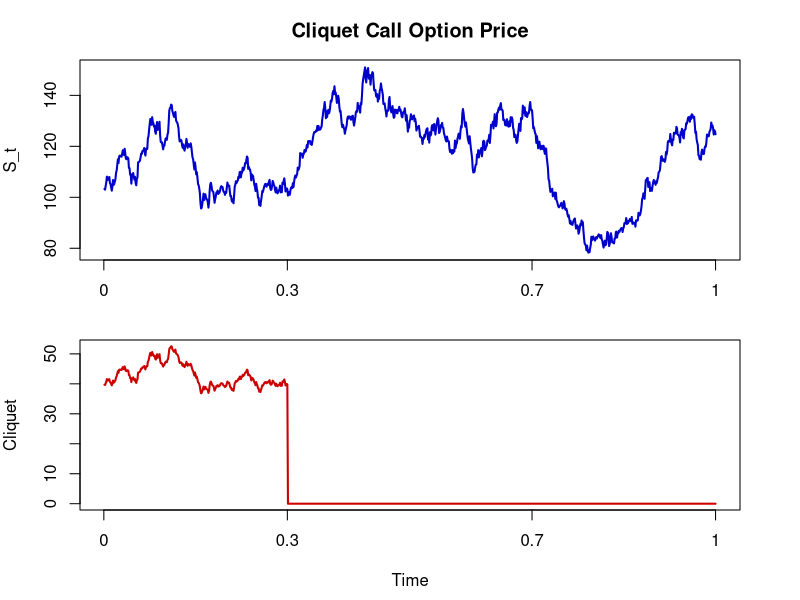

This chart was generated by the following R code:
#------------------------------------------------------------------------
# Book:         SFE4
# -----------------------------------------------------------------------
# Quantlet:     SFECliquetPrices
# -----------------------------------------------------------------------
# Description:  SFEcliquetprices calculates and plots BS price of a 
#               cliquet call option as a function of S, r, D, sigma and 
#               points of reset.
#               The cliquet option is priced as sum of aligned start 
#               forward options with strike price equal to the underlying
#               at the reset points.
#------------------------------------------------------------------------
# Usage:        -
#------------------------------------------------------------------------
# See also:     SFECliquetPayoff
#------------------------------------------------------------------------
# Keywords:     black-scholes, plot, option, exotic-option, option-price
#------------------------------------------------------------------------
# Inputs:       S0, r, D, sigma, reset
#------------------------------------------------------------------------
# Output:       A plot of the underlying and a plot of the price of a 
#               cliquet call option with one pay-off at the final 
#               maturity. 
# -----------------------------------------------------------------------
# Example:      plots are generated for the following parameter values:
#               S0 = 100, r = 0.3, D = 0.01, sigma = 0.5, 
#               reset = c(0.3, 0.7)
#------------------------------------------------------------------------
# Author:       Weongi Woo, Thorsten Disser, 2015/12/20
#------------------------------------------------------------------------
#########################################################################
# clear variables and close windows
rm(list = ls(all = TRUE))
graphics.off()

#Parameter Setting
S0 	  = 100               # stock price at t = 0
r 	  = 0.03              # risk free interest rate
D     = 0.01              # continuous dividend payment
b     = r - D             # cost of carry
sigma = 0.5               # volatiliy
reset = c(0.3, 0.7)       # reset points


#########################################################################
#Simulating Underlying Price
Tn 	= 1000
t 	= (1:Tn)/Tn
dt 	= t[2] - t[1]
Wt1 = rnorm(length(t), mean = 0, sd = 1)
Wt 	= cumsum(Wt1)  # cumulative sum
St 	= S0 * exp((r - 0.5 * sigma) * dt + sigma * sqrt(dt) * Wt)

#########################################################################
#adding time 0 and 1
if(reset[1] != 0){
  reset = c(0, reset)
}

if(reset[length(reset)] != 1) {
  reset[length(reset) + 1] = 1
}

#Generating Strike Prices
K1 = S0
for(i in 2:length(reset)) {
  assign(paste("K", i, sep=""), St[(reset[i]) * 1000])
}

#########################################################################
#Cliquet Call Pricing model
d1        = 0
d2        = 0
bscall    = 0
callprice = 0
m         = reset[2]

vanilla = function(s, m){
# Computes the price of a European Call Option for given period
#
# Args:
#     s: the time point where the European Call Option begins 
#     m: the maturity
#
# Returns:
#     A vector of European Call Option price for given life of the option
#
  if(s == 0) {
    for(i in 1:((m * 1000) - 1)){ 
      d1[i] = (log(St[i]/K1) + (b - (sigma^2/2)) * (m - i/1000)) / (sigma * sqrt((m - i/1000)))
      d2[i] = d1[i] - (sigma * sqrt((m - i/1000)))
      bscall[i] = exp((b - r) * (m - i/1000)) * St[i] * pnorm(d1[i]) - exp(-r * (m - i/1000)) * K1 * pnorm(d2[i])
    }
    bscall[(m*1000)] = max(St[(m*1000)] - K1, 0) #Option Price at Boundary is Intrinsic Value
  } else {
    for(i in ((s*1000)+1):((m*1000)-1)){
      d1[i] = (log(St[i]/get(paste("K", match(s, reset), sep=""))) + (b - (sigma^2/2)) * (m - i/1000)) / (sigma * sqrt((m - i/1000)))
      d2[i] = d1[i] - (sigma * sqrt((m - i/1000)))
      bscall[i] = exp((b - r) * (m - i/1000)) * St[i] * pnorm(d1[i]) - exp(-r * (m - i/1000)) * get(paste("K", match(s, reset), sep="")) * pnorm(d2[i])
    }
    bscall[(m * 1000)] = max(0, (St[(m * 1000)] - get(paste("K", (match(s, reset)), sep="")))) #Call Price at Boundary is Intrinsic Value
  }
  assign("callprice", bscall, envir = .GlobalEnv)
}

forward = function(sp, s, m){
# Computes the price of a Forward Start Call Option for given life of the option
#
# Args:
#     sp: the time point where the price of the Forward Start Call Option will be evaluated
#     s : the time point where the Forward Start Option begins
#     m : the maturity
#
# Returns:
#     A vector of Forward Start Call Option price for given life of the option
#
    for(i in ((sp + 0.001) * 1000):(reset[(match(sp, reset) + 1)] * 1000)){
    d1[i] = ((b + sigma^2/2) * (m - s)) / (sigma * sqrt(m - s))
    d2[i] = d1[i] - (sigma * sqrt(m - s))
    bscall[i] = St[i] * exp((b - r) * (s - sp - i/1000 + 0.001)) * ((exp((b - r) * (m - s)) * pnorm(d1[i])) - (exp(-r * (m - s)) * pnorm(d2[i])))
  }
  assign("forwardcallprice", bscall, envir = .GlobalEnv)
}

#summing up vanilla options
vanres = rep(0, 1000)
forres = rep(0, 1000)
for(i in 1:(length(reset) - 1)){
  vanilla(s = reset[i], m = reset[i+1])
  callprice[is.na(callprice)] = 0
  vanres = vanres + c(callprice, rep(callprice[length(callprice)], 1000 - length(callprice)))
}

#summing up forward start options
for(i in 1:(length(reset) - 2)) {
  for(j in 1:(length(reset) - 1 - i)) {
    forward(sp = reset[i], s = reset[i + j], m=reset[i + j + 1])
    forwardcallprice[is.na(forwardcallprice)] = 0
    forres = forres + c(forwardcallprice, rep(0, 1000 - length(forwardcallprice)))  
  }  
}

#summing up vanilla options and forward start options 
cliquet = vanres + forres

#########################################################################
#Generating Plots
par(mfrow = c(2,1), mar = c(2,4,3,3))
plot(t, St, type="l", col="blue3", xlab="", ylab="S_t", xaxt="n", lwd=2)
title("Cliquet Call Option Price")
axis(1, at=c(reset), label=c(reset))
par(mar=c(4.5,4,2,3))
plot(t, cliquet, type="l", xlab="Time", ylab="Cliquet", col="red3", xaxt="n", lwd=2)
axis(1, at=c(reset), label=c(reset))
